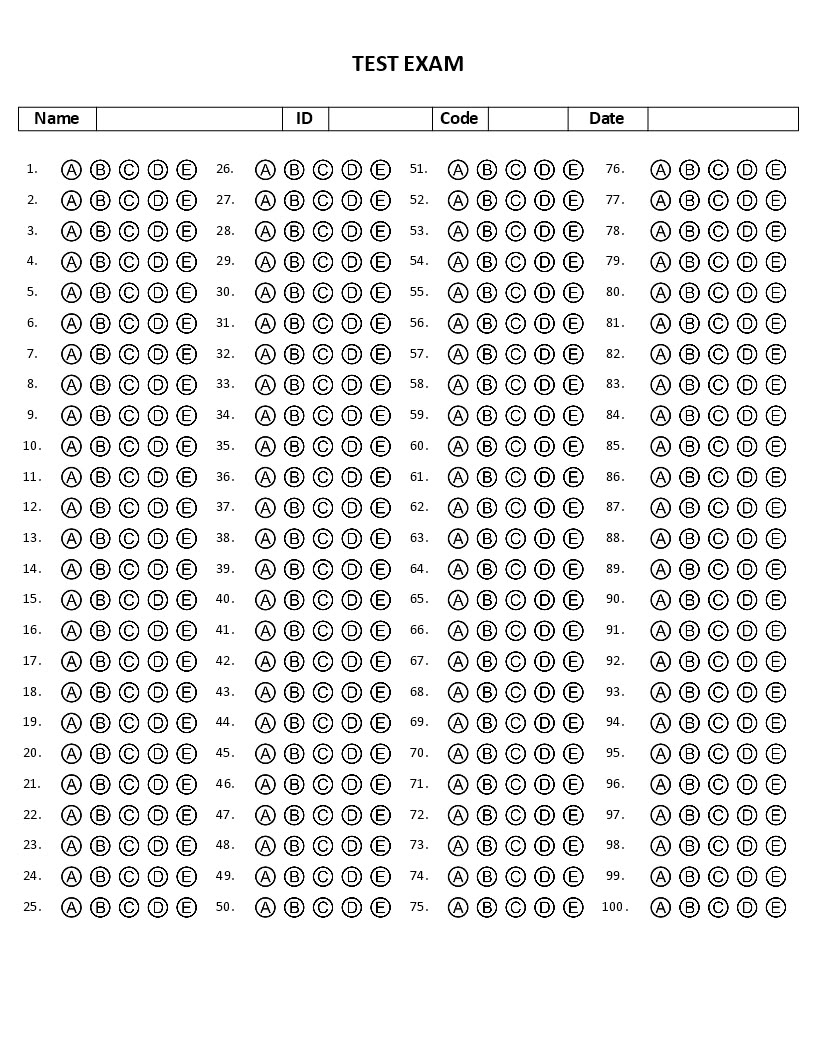
#> input picture python/plantilla.jpg, 816 x 1056 px
$ python -i obtener_respuestas_estudiantes.py   (imports and definitions only)
#> lines starting #> are read from the running program, lines starting #| are printed output that depends on the picture; after the words box and inside, x2 and y2 are one past the last pixel; in counts of white or black regions, pixels touching at a corner belong together
#> further down, picture is the input picture: shape (1056, 816, 3); min 0, max 255, mean 232
from fastapi import APIRouter, UploadFile, File, HTTPException
from fastapi.responses import JSONResponse
import cv2
import numpy as np
import json
import io
from tempfile import NamedTemporaryFile
from typing import List, Dict

# [1 line that did not run here, left out]

# [11 lines left out: function detect_columns, not called in this run]

def detect_rows(col_img):
    """Divide cada columna en filas usando proyección vertical con ajustes dinámicos."""
    gray = cv2.cvtColor(col_img, cv2.COLOR_BGR2GRAY)
    blurred = cv2.GaussianBlur(gray, (5, 5), 0)
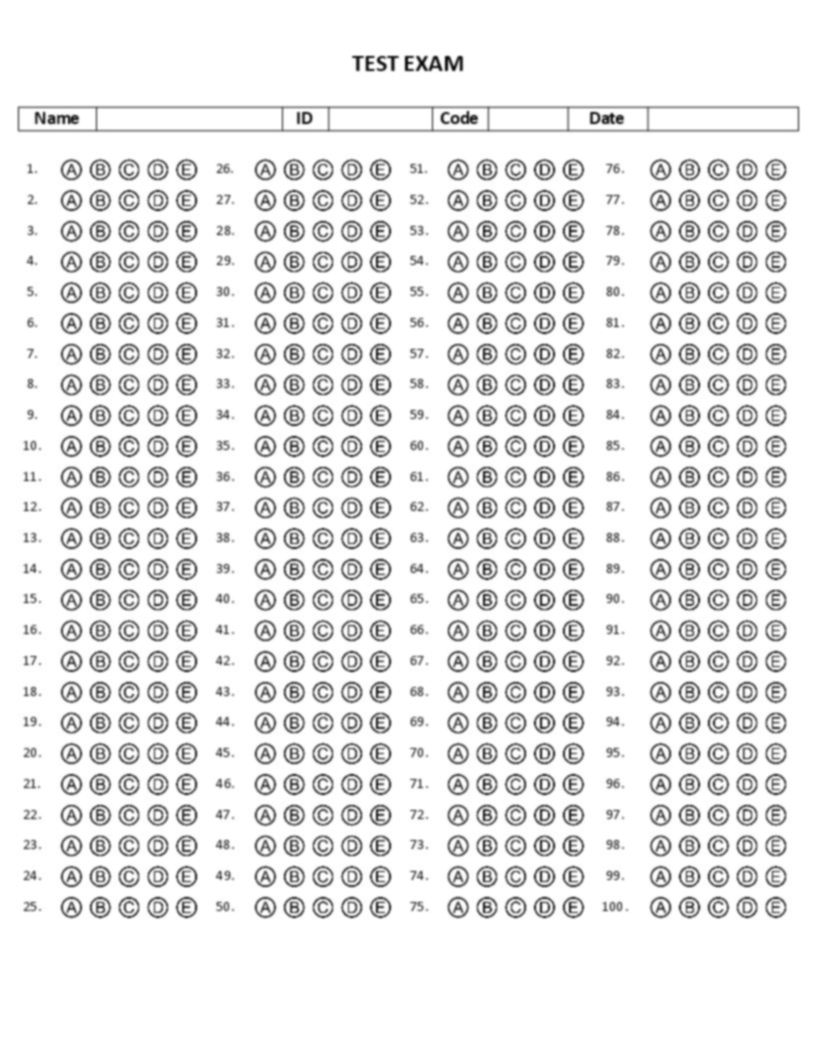
#> blurred: shape (1056, 816); min 10, max 255, mean 232
    thresh = cv2.threshold(blurred, 0, 255, cv2.THRESH_BINARY_INV | cv2.THRESH_OTSU)[1]
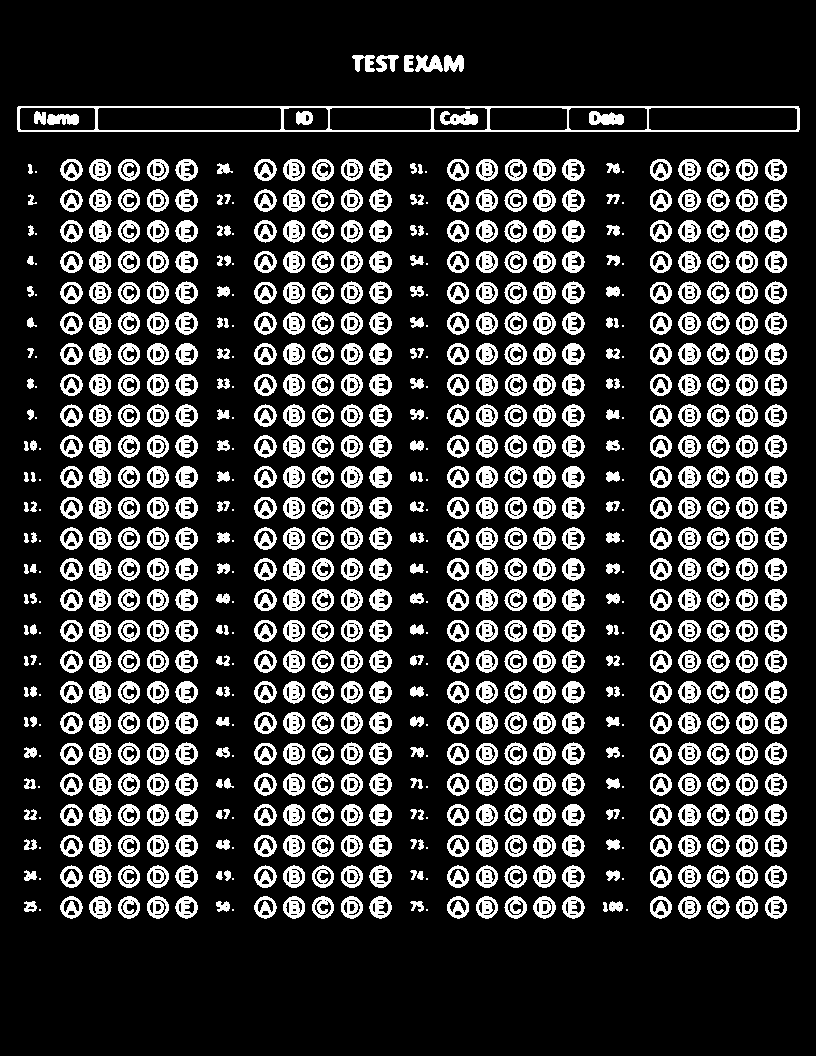
#> thresh: shape (1056, 816); 19.2% white; 738 white regions (96 under 20 px), largest, box (x1, y1, x2, y2) and area: (17, 106, 800, 132) 3716, (589, 111, 624, 125) 364, (440, 111, 478, 125) 360

    projection = np.sum(thresh, axis=1) / 255
#> projection = 1056 values, max 782 at index 107, min 0 at index 0, mean 157
    h = col_img.shape[0]
#> h = 1056

    kernel_size = max(3, h // 100)
#> kernel_size = 10
    kernel = np.ones(kernel_size) / kernel_size
    smoothed = np.convolve(projection, kernel, mode='same')
#> smoothed = 1056 values, max 338.1 at index 477, min 0 at index 0, mean 157

    peaks = []
    threshold = np.mean(smoothed) * 0.8
#> threshold = 125.6
    for i in range(1, len(smoothed)-1):
        if smoothed[i] > threshold and smoothed[i] > smoothed[i-1] and smoothed[i] > smoothed[i+1]:
            peaks.append(i)
#> after the loop, peaks = 35 values from 111 to 907

    if len(peaks) < 20:
        return detect_rows_fallback(col_img)

    clustered = []
    cluster_thresh = h // 50
#> cluster_thresh = 21
    current_cluster = []
    for peak in sorted(peaks):
        if not current_cluster:
            current_cluster.append(peak)
        else:
            if peak - current_cluster[0] < cluster_thresh:
                current_cluster.append(peak)
            else:
                clustered.append(int(np.mean(current_cluster)))
                current_cluster = [peak]
#> this loop made 35 passes
#> (peak, current_cluster) on passes 4, 5, 7, 8, 9, 11, 12, 13, 14, 16, 17, 18: (169, [169]), (200, [200]), (231, [231]), (261, [261]), (292, [292]), (323, [323]), (354, [354]), (384, [384]), (415, [415]), (446, [446]), (477, [477]), (507, [507])
#> peak on passes 1, 2, 3, 6, 10, 15: 111, 119, 127, 204, 296, 419
#> after the loop, clustered = 25 values from 119 to 878
    if current_cluster:
        clustered.append(int(np.mean(current_cluster)))

    clustered = sorted(clustered)
#> clustered = 26 values from 119 to 907

    start_index = 0
    for i, peak in enumerate(clustered):
        if peak > h * 0.1:
            start_index = i
            break
#> this loop made 1 pass
#> (peak, start_index) on pass 1: (119, 0)

    if len(clustered) - start_index < 25:
        return detect_rows_fallback(col_img)

    clustered = clustered[start_index:start_index+25]
#> clustered = 25 values from 119 to 878

    rows = []
    for i in range(25):
        center = clustered[i]
        y0 = center - h//70
        y1 = center + h//70

        if i == 0:
            y0 = max(0, center - h//60)
        elif i == 24:
            y1 = min(h, center + h//60)

        if i > 0 and y0 < rows[i-1][1]:
            y0 = rows[i-1][1] + 1

        rows.append((int(y0), int(y1)))
#> this loop made 25 passes
#> center on passes 1 to 12: 119, 169, 202, 231, 261, 294, 323, 354, 384, 417, 446, 477
#> after the loop, rows = 25 pairs, first value 102 to 863, second value 134 to 895

    return rows

# [183 lines left out: functions detect_rows_fallback, get_bubble_darkness, mark, not called in this run]


# [36 lines not run here, left out]

>>> import cv2
>>> picture = cv2.imread('plantilla.jpg')
>>> result = detect_rows(picture)
#> result has the same summary as rows in detect_rows
